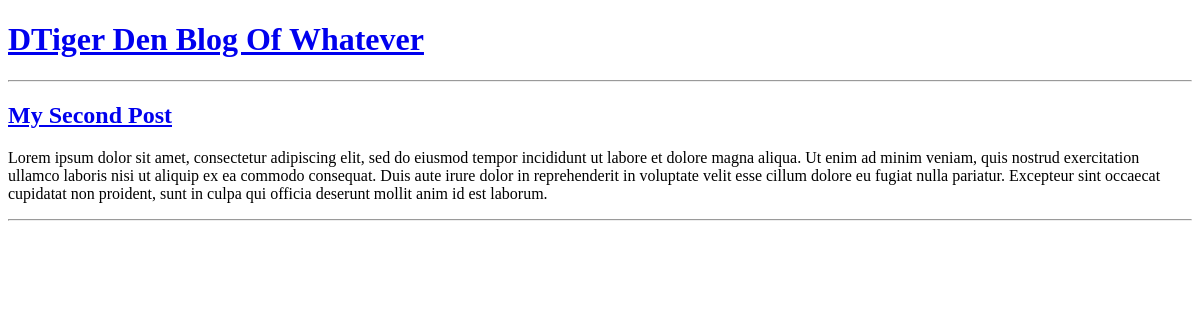
Before: / with the older database file.
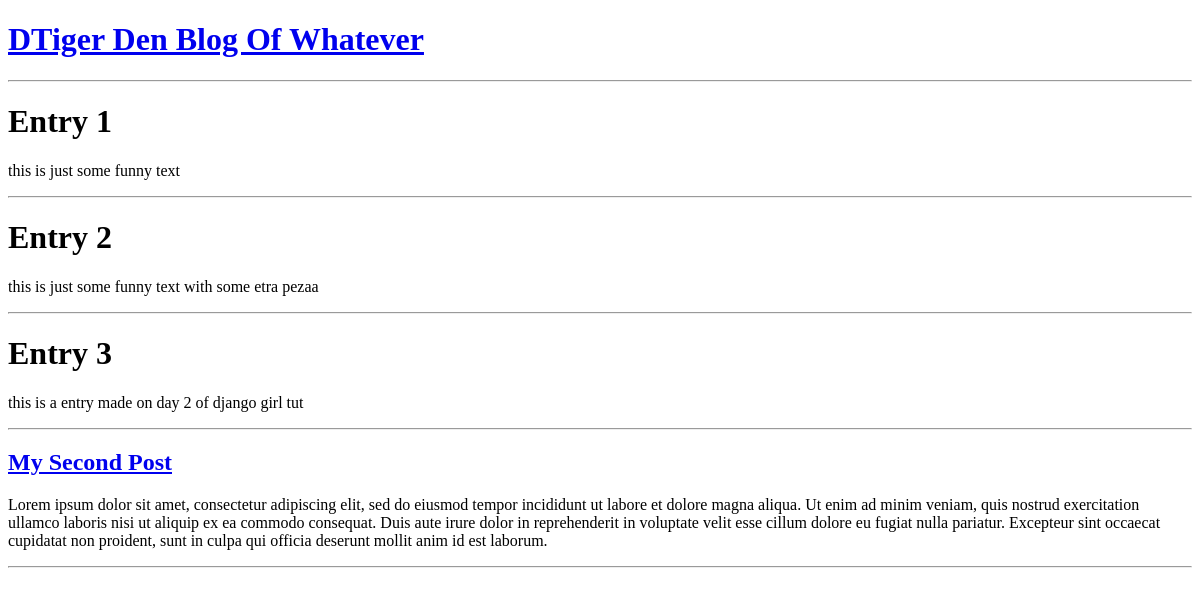
After: the same page with the newer database file.
### blog/models.py (models this page shows, shortened)
class Post(models.Model):
    author = models.ForeignKey(settings.AUTH_USER_MODEL,on_delete=models.CASCADE)
    title = models.CharField(max_length=200)
    text = models.TextField()
    create_date = models.DateTimeField(default = timezone.now())
    published_date = models.DateTimeField(blank =True,null = True)
    def __str__(self):
        return self.title

### blog/views.py (the view)
# urls.py: urlpatterns=[path('',views.post_list,name='post_list'),]
def  post_list(request):
	posts = Post.objects.all()
	return render(request,'blog/post_list.html',{'posts':posts})

### blog/templates/blog/post_list.html (shortened to what this page needs)
<!DOCTYPE html>
<html>
  <head>
  </head>
  <body>
  	<div>
  		<h1><a href="/">DTiger Den Blog Of Whatever</a></h1>
  		<hr>
  	</div>
    {% for post in posts %}
  	<div>
  		    <h1>{{post}}</h1>
  		    <p>{{post.text}}</p>
  		    <hr>
  	</div>
  	{% endfor %}
  	<div>
  		<h2><a href="/">My Second Post</a></h2>
  		<p>
  			Lorem ipsum dolor sit amet, consectetur adipiscing elit, sed do eiusmod tempor incididunt ut labore et dolore magna aliqua. Ut enim ad minim veniam, quis nostrud exercitation ullamco laboris nisi ut aliquip ex ea commodo consequat. Duis aute irure dolor in reprehenderit in voluptate velit esse cillum dolore eu fugiat nulla pariatur. Excepteur sint occaecat cupidatat non proident, sunt in culpa qui officia deserunt mollit anim id est laborum.
  		</p>
  		<hr>
  	</div>
  </body>
</html>

Changed rows visible on the page:
added Post: title "Entry 1", text "this is just some funny text"
added Post: title "Entry 2", text "this is just some funny text with some etra pezaa"
added Post: title "Entry 3", text "this is a entry made on day 2 of django girl tut"
